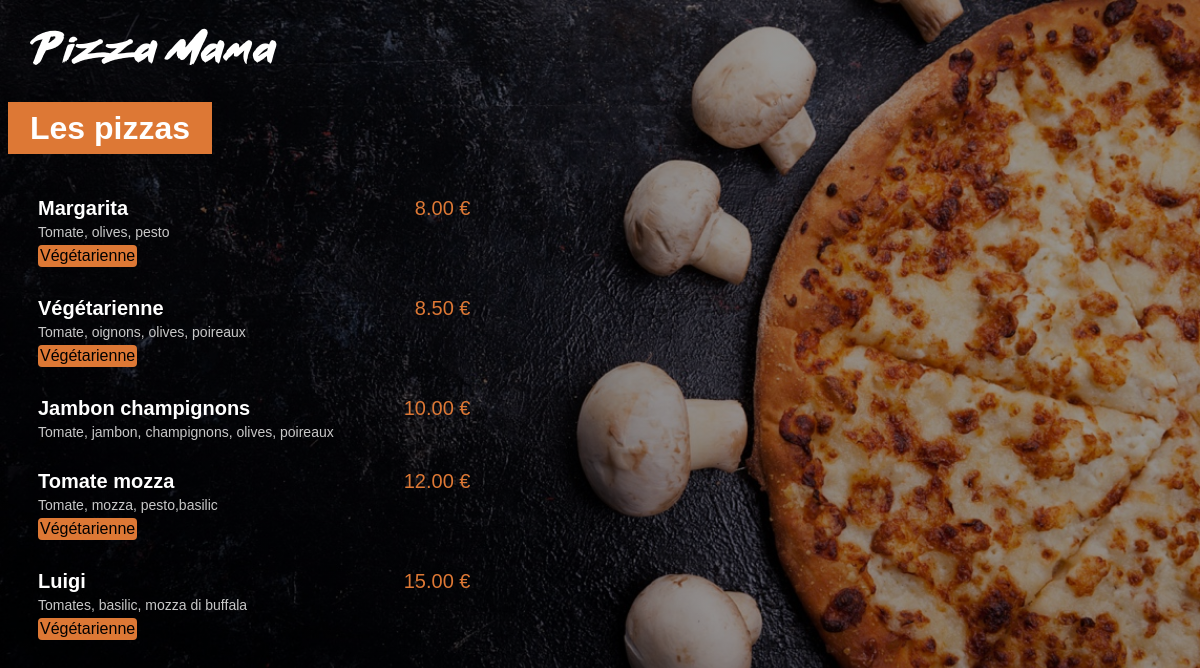
The app's page /menu/ with its own data.
### menu/models.py (models this page shows, shortened)
class Pizza(models.Model):
    nom = models.CharField(max_length=200)
    ingredients = models.CharField(max_length=400)
    prix = models.FloatField(default=0)
    vegetarienne = models.BooleanField(default=False)

### menu/views.py (the view)
# urls.py: path('', views.index, name="index"),
def index(request):
   pizzas = Pizza.objects.all().order_by("prix")
   return render(request, 'menu/index.html', {'pizzas': pizzas})

### menu/templates/menu/index.html (shortened to what this page needs)
{% load static %}
<html lang="fr">
<head>
    <link rel="stylesheet" href="{% static 'menu/style.css' %}">
</head>
<body>
    <a href="{% url 'main:index'%}">
        <img class='logo_mama' src="{% static 'menu/assets/small_logo.png' %}" alt="logo du site Pizza mama">
    </a>
    <div class ="menu_title">
        <h1>Les pizzas</h1>
    </div>
    <div class="menu_list">
        {% for pizza in pizzas %}
        <div class="menu_list_item">
            <span class="menu_list_title">{{pizza.nom}}</span>
            <span class="menu_list_price">{{pizza.prix | floatformat:2}} €</span>
            <span class="menu_list_ingredients">{{pizza.ingredients}}</span>
            {% if pizza.vegetarienne == 1 %}
                <span class="menu_list_vegan">Végétarienne</span>
            {% endif%}
        </div>
        {% endfor %}
    </div>
</body>
</html>

### menu/static/menu/style.css (style rules this page uses)
body { background: linear-gradient(0deg, rgba(0, 0, 0, 0.4), rgba(0, 0, 0, 0.4)), url('assets/menu_background.jpg') no-repeat center center fixed; -webkit-background-size: cover; -moz-background-size: cover; -o-background-size: cover; background-size: cover; color: white; font-family: arial; }
.logo_mama { margin-top: 20px; margin-left: 22px; }
h1 { background-color: #DD7835; display: inline; padding :8px 22px; }
.menu_title { margin-top: 45px; margin-bottom: 50px; }
.menu_list { margin-left: 30px; list-style-type: none; }
.menu_list_item { margin:30px 0; }
.menu_list_title { display: inline-block; font-weight: bold; font-size: 20px; width: 350px; }
.menu_list_price { display: inline-block; width: 70px; font-size: 20px; color: #DD7835; margin-left: 8px; text-align: right; }
.menu_list_ingredients { display: block; width: 320px; font-size: 14px; color: #C8C8C8; margin-top: 4px; }
.menu_list_vegan { display: inline-block; background-color: #DD7835; padding:2px 2px; margin-top: 5px; color: black; border-radius: 4px; }

### records on screen
Pizza: nom "Margarita", prix "8.00", ingredients "Tomate, olives, pesto", vegetarienne "Végétarienne"
Pizza: nom "Végétarienne", prix "8.50", ingredients "Tomate, oignons, olives, poireaux", vegetarienne "Végétarienne"
Pizza: nom "Jambon champignons", prix "10.00", ingredients "Tomate, jambon, champignons, olives, poireaux"
Pizza: nom "Tomate mozza", prix "12.00", ingredients "Tomate, mozza, pesto,basilic", vegetarienne "Végétarienne"
Pizza: nom "Luigi", prix "15.00", ingredients "Tomates, basilic, mozza di buffala", vegetarienne "Végétarienne"
